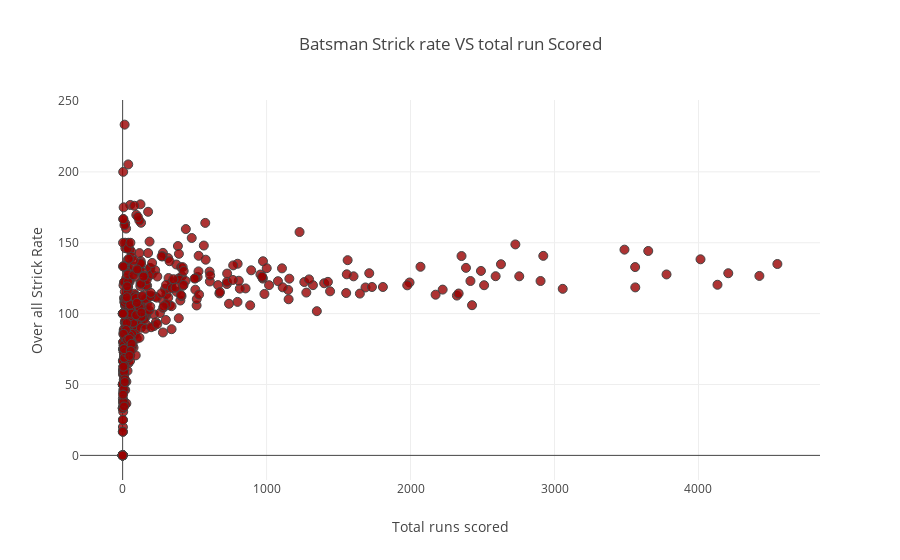

Source (notebook cell):
### Code cell
#### Ploting a scatter plot for the number of runs scored vs strike rate of the batsmen
from plotly.graph_objs import Scatter

trace0 = Scatter(x=batsman_runs_season['batsman_runs'],
                 y=batsman_runs_season['strick_rate'],
                 mode='markers',
                 marker=dict(size=9, color='rgba(152, 0, 0, .8)', line=dict(width=1)),
                 text=batsman_runs_season['batsman']
                 )
layout=Layout(title='Batsman Strick rate VS total run Scored',
              xaxis=dict(title="Total runs scored"),
              yaxis=dict(title="Over all Strick Rate"))


### Offline Scatter plot
### Thiz is JSON format

plotly.offline.iplot({
    "data":[trace0],
    "layout":layout
})

### Figure 1 — Plotly figure (JSON) as saved in the notebook; plotly's stock layout.template omitted (floating-point values rounded to 4 significant figures; data arrays with more than 128 entries replaced by an {"elided": "..."} marker saying what was removed)
{"data": [{"marker": {"color": "rgba(152, 0, 0, .8)", "line": {"width": 1}, "size": 9}, "mode": "markers", "text": {"elided": "461 str values"}, "type": "scatter", "x": {"elided": "461 int values"}, "y": {"elided": "461 float values"}}], "layout": {"title": "Batsman Strick rate VS total run Scored", "xaxis": {"title": "Total runs scored"}, "yaxis": {"title": "Over all Strick Rate"}}}
